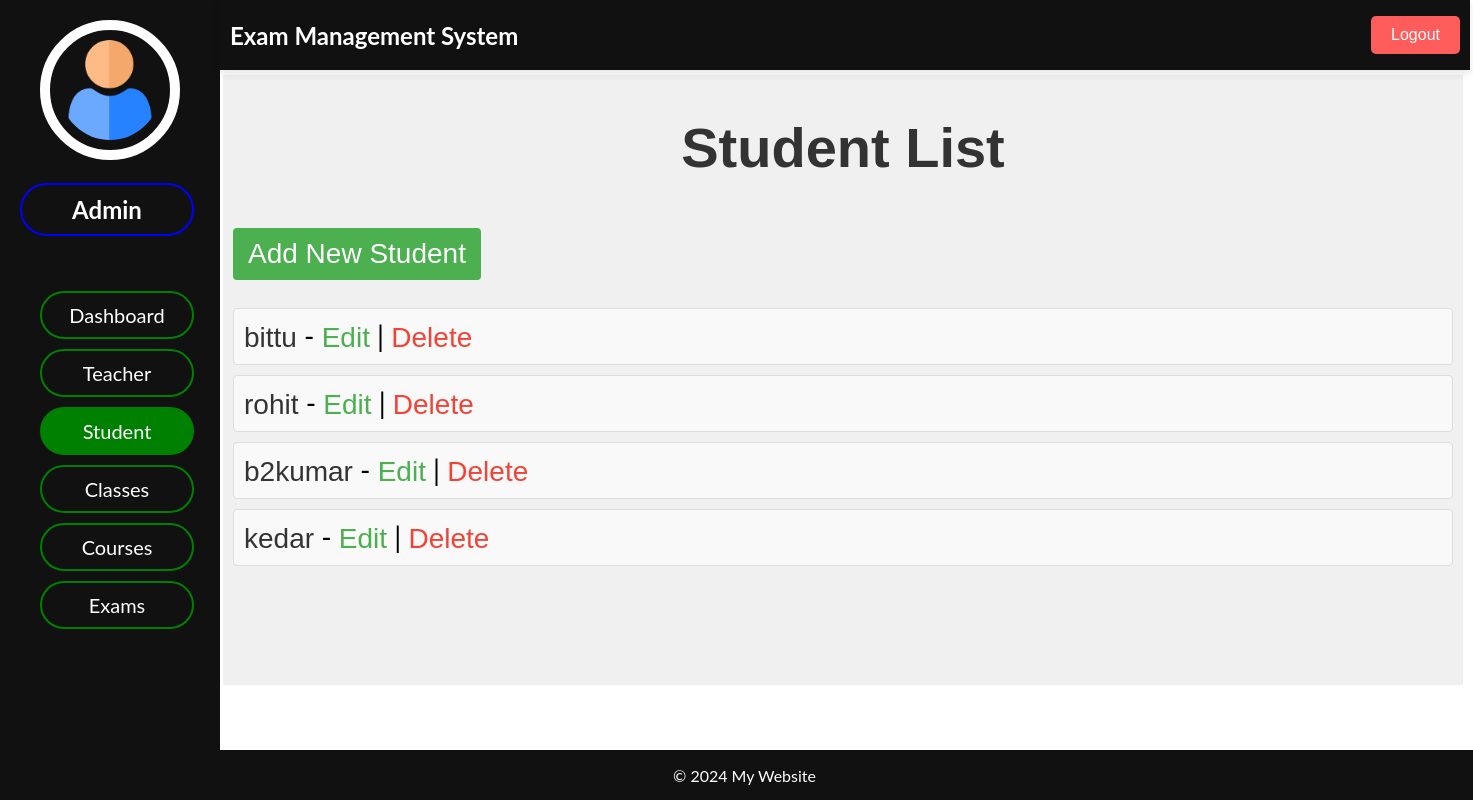
The app's page /adminpanel/students/all, older data.
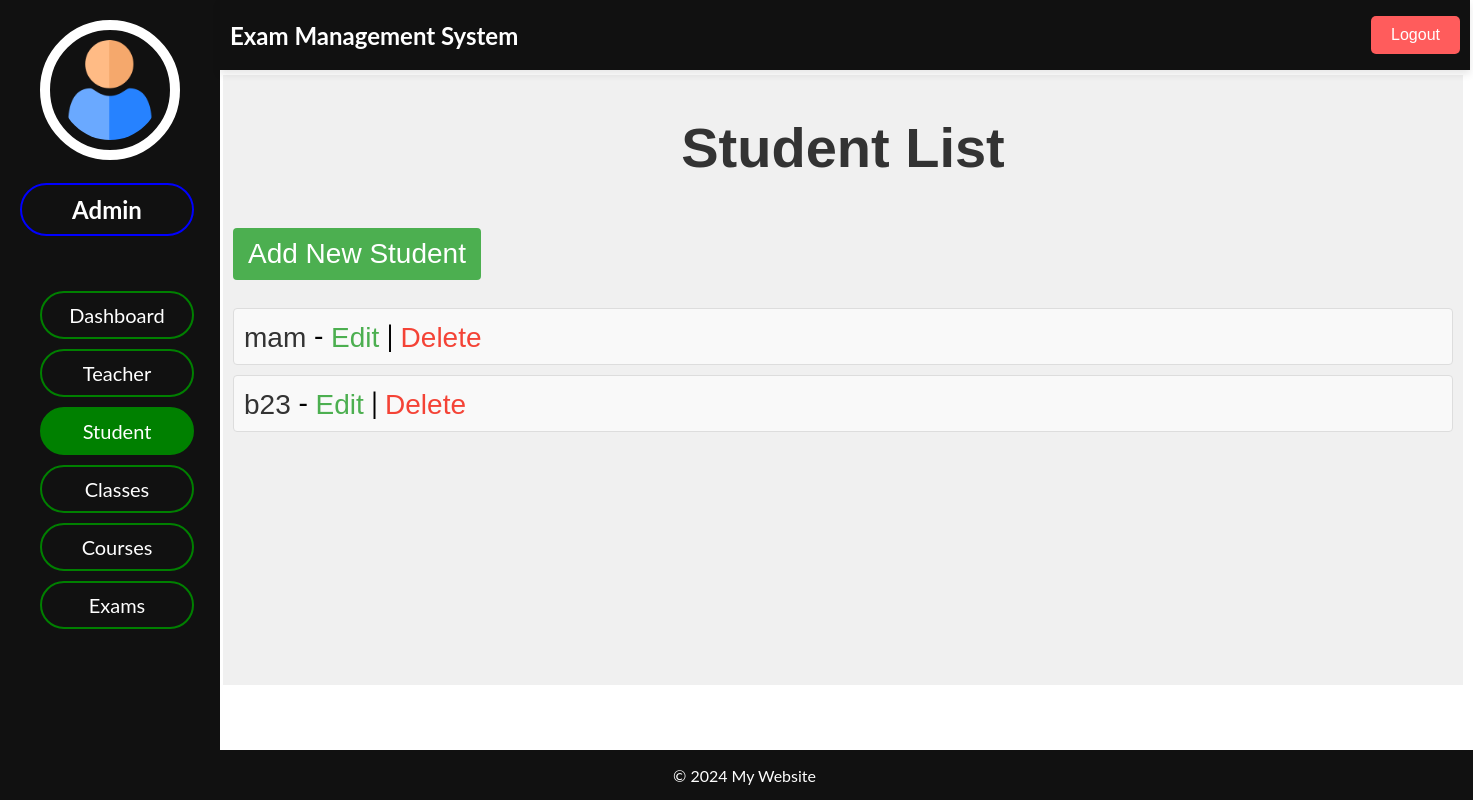
The same page, newer data.
### admin_panel/models.py (models this page shows, shortened)
class Student(models.Model):
    student_id = models.AutoField(primary_key=True)
    name = models.CharField(max_length=100)
    face_image = models.BinaryField(null=True, blank=True)
    registration_no = models.CharField(max_length=50)
    email = models.EmailField()
    phone = models.CharField(max_length=15)
    class_id = models.ForeignKey(Class, null=True, blank=True, on_delete=models.SET_NULL)

### admin_panel/views.py (the view)
# urls.py: path('students/all', views.student_list, name='student_list'),
def student_list(request):
    students = Student.objects.all()
    return render(request, 'students/student_list.html', {'students': students})

### admin_panel/templates/students/student_list.html (shortened to what this page needs)
{% extends "dashboard/index.html" %}
{% block header %}
    {% include "dashboard/header.html" %}
{% endblock header %}
{% block sidenav %}
    {% include "students/sidenav.html" %}
{% endblock sidenav %}
{% block main %}
    <h1 style="font-family: Arial, sans-serif; color: #333; text-align: center; margin-top: 20px;">Student List</h1>
    <a href="{% url 'student_create' %}" style="display: inline-block; margin-top: 10px; padding: 10px 15px; background-color: #4CAF50; color: #fff; text-decoration: none; border-radius: 4px; font-family: Arial, sans-serif;">Add New Student</a>
    <ul style="list-style-type: none; padding: 0;">
        {% for student in students %}
            <li style="margin-top: 10px; padding: 10px; background-color: #f9f9f9; border: 1px solid #ddd; border-radius: 4px;">
                <a href="{% url 'student_detail' student.pk %}" style="text-decoration: none; color: #333; font-family: Arial, sans-serif;">{{ student.name }}</a> -
                <a href="{% url 'student_update' student.pk %}" style="text-decoration: none; color: #4CAF50; font-family: Arial, sans-serif;">Edit</a> |
                <a href="{% url 'student_delete' student.pk %}" style="text-decoration: none; color: #f44336; font-family: Arial, sans-serif;">Delete</a>
            </li>
        {% endfor %}
    </ul>
{% endblock main %}
{% block footer %}
    {% include "dashboard/footer.html" %}
{% endblock footer %}

### admin_panel/templates/dashboard/index.html (shortened to what this page needs)
<!DOCTYPE html>
{% load static %}
<html lang="en">
<head>
    <link rel="stylesheet" type="text/css" href="{% static "css/index.css" %}">
</head>
<body>
    <header> {% block header %}{% endblock header %} </header>
    <div class="sidenav">{% block sidenav %}{% endblock sidenav %}</div>
    <div class="main">
        {% block main %} {% endblock main %}
    </div>
    <footer> {% block footer %}{% endblock footer %} </footer>
</body>
</html>

### admin_panel/templates/dashboard/header.html
<h1>Exam Management System</h1>
<button>Logout</button>

### admin_panel/templates/students/sidenav.html
{% load static %}
<div class="admin_profile">
    <img src="{% static "images/user.png" %}"/>
    <h2>Admin</h2>
</div>
<br/>
<ul class="sections">
    <li><a href="{% url "dashboard" %}">Dashboard</a></li>
    <li><a href="{% url "teachers" %}">Teacher</a></li>
    <li><a href="{% url "students" %}" class="current_nav">Student</a></li>
    <li><a href="{% url "classes" %}">Classes</a></li>
    <li><a href="{% url "courses" %}">Courses</a></li>
    <li><a href="{% url "exams" %}">Exams</a></li>
</ul>

### admin_panel/templates/dashboard/footer.html
<p>&copy; 2024 My Website</p>

### admin_panel/static/css/index.css (style rules this page uses)
body { font-family: "Lato", sans-serif; }
.sidenav { height: 100%; width: 220px; position: fixed; z-index: 1; top: 0; left: 0; background-color: #111; overflow-x: hidden; overflow-y: scroll; padding-top: 20px; }
.main { margin-left: 215px; margin-top: 75px; font-size: 28px; padding: 20px 10px; width: 1220px; height: 570px; overflow-y: scroll; background-color: #f0f0f0; }
header { position: fixed; background-color: #111; height: 50px; width: 1230px; padding: 10px; top: 0; left: 220px; display: flex; justify-content: space-between; align-items: center; color: white; box-shadow: 0 4px 8px rgba(0, 0, 0, 0.1); z-index: 1000; }
header h1 { margin: 0; font-size: 1.5em; }
header button { padding: 10px 20px; background-color: #ff5c5c; color: white; border: none; border-radius: 5px; cursor: pointer; font-size: 1em; }
footer { background-color: #111; height: 50px; width: 100%; position: fixed; bottom: 0; color: white; text-align: center; }
.admin_profile img { width: 100px; height: 100px; border-radius: 100%; border: 10px solid white; padding: 10px; margin-left: 40px; }
.admin_profile h2 { color: white; text-align: center; border: 2px solid blue; border-radius: 50px; padding: 10px; width: 150px; margin-left: 20px; }
.sections li a { border: 2px solid green; border-radius: 50px; padding: 10px; text-decoration: none; font-size: 20px; color: white; display: block; text-align: center; width: 130px; }
.sections li { list-style-type: none; padding: 0; margin-left: 0; display: block; margin-top: 10px; align-self: center; }
.current_nav { background-color: green; color: white; }

Row changes from the older to the newer data that the page shows:
removed Student: name "bittu"
removed Student: name "rohit"
removed Student: name "b2kumar"
removed Student: name "kedar"
added Student: name "mam"
added Student: name "b23"
